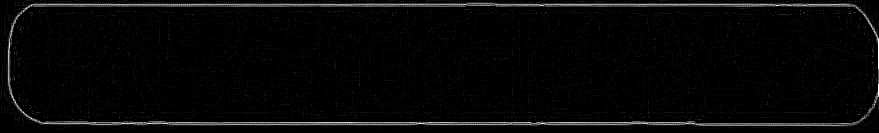
#> input picture src/pattern_match/pattern_images/laplacian.png, 879 x 133 px
$ python -i create_edge_image.py   (imports and definitions only)   (older library calls are emulated)
#> lines starting #> are read from the running program, lines starting #| are printed output that depends on the picture
import cv2
import os
import numpy as np

IMG_PATH = "test_images/matching/001.jpg"

def createLaplacian(img_path):
    img = cv2.imread(img_path)
    img_gray = cv2.cvtColor(img, cv2.COLOR_RGB2GRAY)

    img_laplacian = cv2.Laplacian(img_gray, cv2.CV_32F, ksize=3)

    output_path = os.path.dirname(img_path) + "/laplacian.png"
    cv2.imwrite(output_path, img_laplacian)
    return output_path

def createSobel(img_path):
#> called with img_path = 'pattern_images/laplacian.png'
    img = cv2.imread(img_path)
#> img is the input picture: shape (133, 879, 3); min 0, max 255, mean 7.4
    img_gray = cv2.cvtColor(img, cv2.COLOR_BGR2GRAY)

    img_sobel_x = cv2.Sobel(img_gray, cv2.CV_32F, 1, 0, ksize=3)
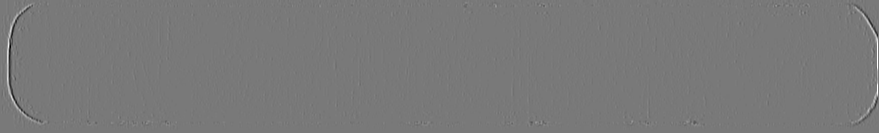
#> img_sobel_x: shape (133, 879) float32; min -924, max 1020, mean 0.5; drawn with min black and max white
    img_sobel_y = cv2.Sobel(img_gray, cv2.CV_32F, 0, 1, ksize=3)
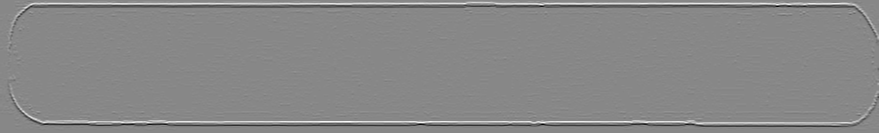
#> img_sobel_y: shape (133, 879) float32; min -991, max 868, mean -0.3; drawn with min black and max white

    img_sobel = np.sqrt(img_sobel_x ** 2 + img_sobel_y ** 2)
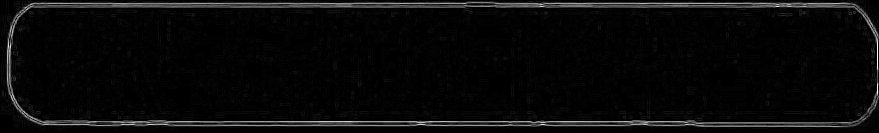
#> img_sobel: shape (133, 879) float32; min 0, max 1037.2, mean 42; drawn with min black and max white

    output_path = os.path.dirname(img_path) + "/sobel.png"
    cv2.imwrite(output_path, img_sobel)
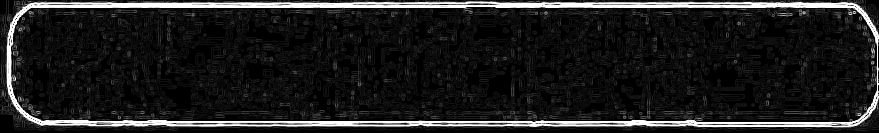
#> saved as sobel.png: shape (133, 879); min 0, max 255, mean 30.7
    return output_path

def extractSaturation(img_path):
    img = cv2.imread(img_path)
    img_hsv = cv2.cvtColor(img, cv2.COLOR_BGR2HSV)

    img_saturation = img_hsv[:, :, 1]

    output_path = os.path.dirname(img_path) + "/saturation.png"
    cv2.imwrite(output_path, img_saturation)
    return output_path

def templateMatching(img_path, template_path):

    return img_path

# [4 lines not run here, left out]

>>> result = createSobel('pattern_images/laplacian.png')
